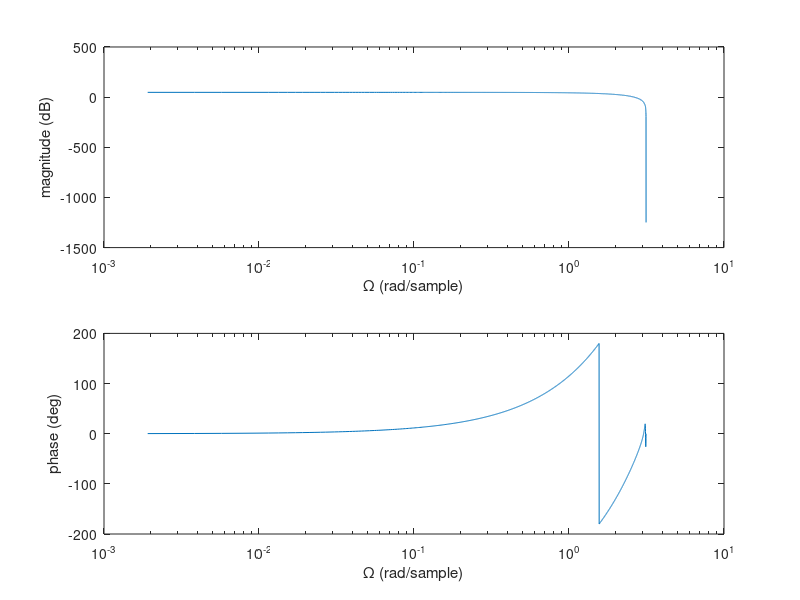
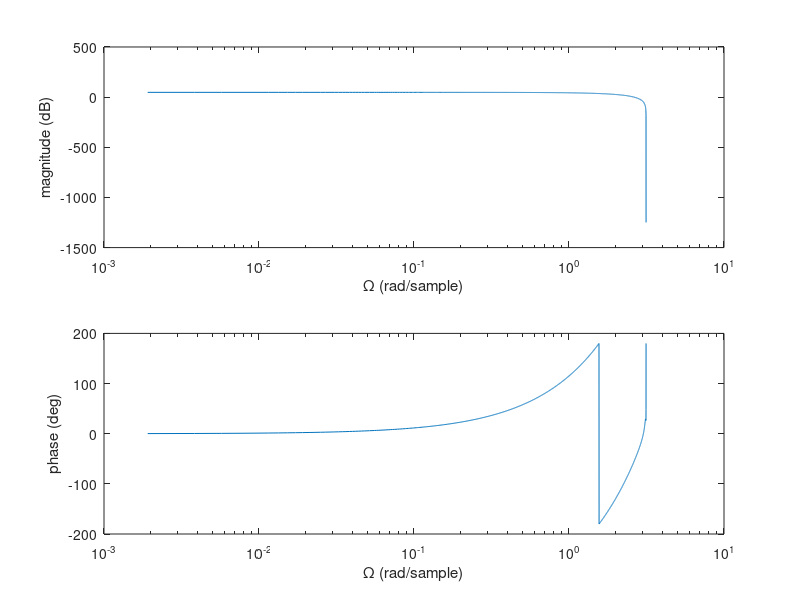
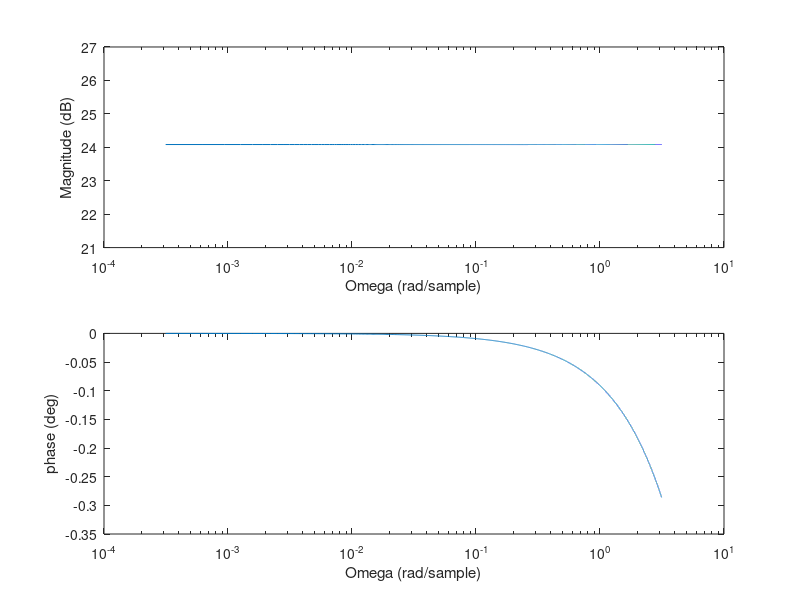

Write MATLAB code to recreate these figures, in order.
%Frequency
w = 1643.83836;
Omega=linspace(0,pi,w);      %Set up vector of Omega for Discrete time
Omega1=linspace(0,pi,10001);      %Set up vector of Omega for Continuous Time

%Setting up the Discrete Time Transfer Funtion using Tustin Approximation
z=exp(i*Omega);              %Define z on unit circle
Htustin=15.4743.*[(z+1).^2.*(z+1).^2./(z.^2+1.98096*z+0.981551).*(z.^2+1.95545*z+0.956033)]; %Tustin Approximation
Htustinaprox=15.4688.*[(z+1).^2.*(z+1).^2./(z.^2+1.9844*z+0.98438).*(z.^2+1.9531*z+0.95312)]; %Tustin Approximation with f = 6

%Continuous Time Function Coefficients
aa = 1;
ba = 4295.55;
ca = 9.22586*10.^6;
da = 1.16074*10.^10;
ea = 7.30188*10.^12;

ab = 0;
bb = 0;
cb = 0;
db = 0;
eb = 1.1683*10.^14;

%Setting up the Continuous Time Transfer Function
a1 = [aa ba ca da ea];
b1 = [ab bb cb db eb];
freqs(b1,a1,Omega1)
h1 = freqs(b1,a1,Omega1);
mag1 = abs(h1);
phase1 = angle(h1);
phasedeg1 = phase1*180/pi;


%Tustin approximation
figure(1)
subplot(211)
semilogx(Omega,20*log10(abs(Htustin)))
xlabel('\Omega (rad/sample)')
ylabel('magnitude (dB)')
subplot(212)
semilogx(Omega,angle(Htustin)*180/pi)
xlabel('\Omega (rad/sample)')
ylabel('phase (deg)')

%Tustin approximation with f = 6
figure(2)
subplot(211)
semilogx(Omega,20*log10(abs(Htustinaprox)))
xlabel('\Omega (rad/sample)')
ylabel('magnitude (dB)')
subplot(212)
semilogx(Omega,angle(Htustinaprox)*180/pi)
xlabel('\Omega (rad/sample)')
ylabel('phase (deg)')

%Continuous Time Frequency Response
figure(3)
subplot(211)
semilogx(Omega1,20*log10(mag1))
xlabel 'Omega (rad/sample)'
ylabel 'Magnitude (dB)'
subplot(212)
semilogx(Omega1,phasedeg1)
xlabel('Omega (rad/sample)')
ylabel('phase (deg)')
